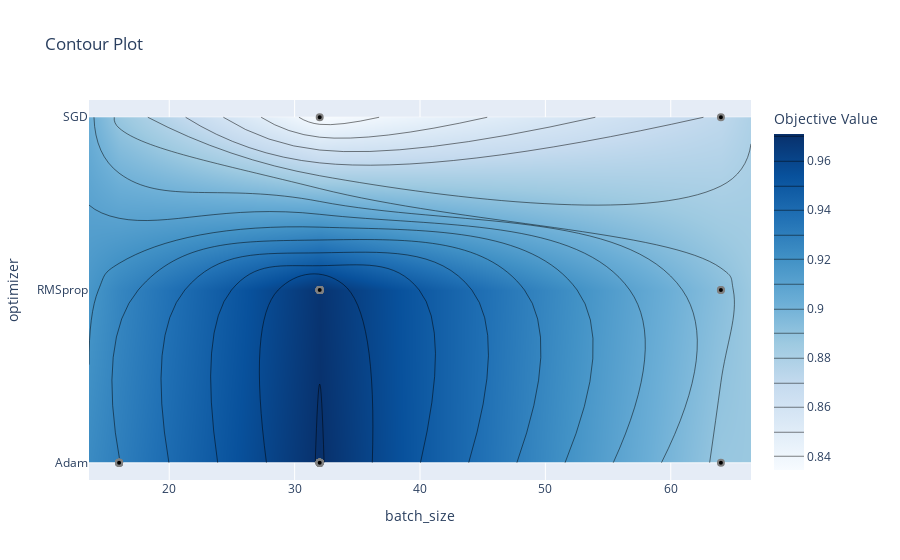

Write notebook code for a chart like this one.
### Code cell
optuna.visualization.plot_contour(study, params=["batch_size", "optimizer"])

### Figure 1 — Plotly figure (JSON) as saved in the notebook; plotly's stock layout.template omitted (floating-point values rounded to 4 significant figures)
{"data": [{"colorbar": {"title": {"text": "Objective Value"}}, "colorscale": [[0, "rgb(247,251,255)"], [0.125, "rgb(222,235,247)"], [0.25, "rgb(198,219,239)"], [0.375, "rgb(158,202,225)"], [0.5, "rgb(107,174,214)"], [0.625, "rgb(66,146,198)"], [0.75, "rgb(33,113,181)"], [0.875, "rgb(8,81,156)"], [1, "rgb(8,48,107)"]], "connectgaps": true, "contours": {"coloring": "heatmap"}, "hoverinfo": "none", "line": {"smoothing": 1.3}, "reversescale": false, "type": "contour", "x": [13.6, 16, 32, 64, 66.4], "y": ["Adam", "RMSprop", "SGD"], "z": [[null, 0.9298, 0.9709, 0.8877, null], [null, null, 0.9689, 0.8927, null], [null, null, 0.8345, 0.8716, null]]}, {"marker": {"color": "black", "line": {"color": "Gray", "width": 2}}, "mode": "markers", "name": "Feasible Trial", "showlegend": false, "type": "scatter", "x": [32, 64, 64, 32, 64, 16, 32, 16, 16, 16, 16, 16, 32, 32, 16, 16, 32, 64, 32, 32, 32, 32, 32, 32, 32, 32, 32, 32, 32, 32, 32, 32, 32, 32, 32, 32, 32, 32, 32, 32, 32, 32, 32, 32, 32, 32, 32, 32, 32, 32, 32, 32, 32, 32, 32, 32, 32], "y": ["SGD", "SGD", "Adam", "RMSprop", "RMSprop", "Adam", "Adam", "Adam", "Adam", "Adam", "Adam", "Adam", "Adam", "Adam", "Adam", "Adam", "Adam", "RMSprop", "Adam", "Adam", "Adam", "Adam", "Adam", "Adam", "Adam", "Adam", "Adam", "Adam", "Adam", "Adam", "Adam", "Adam", "Adam", "Adam", "RMSprop", "RMSprop", "RMSprop", "RMSprop", "RMSprop", "RMSprop", "RMSprop", "RMSprop", "RMSprop", "RMSprop", "RMSprop", "RMSprop", "RMSprop", "RMSprop", "RMSprop", "RMSprop", "RMSprop", "RMSprop", "RMSprop", "RMSprop", "RMSprop", "RMSprop", "RMSprop"]}, {"marker": {"color": "#cccccc", "line": {"color": "Gray", "width": 2}}, "mode": "markers", "name": "Infeasible Trial", "showlegend": false, "type": "scatter", "x": [], "y": []}], "layout": {"title": {"text": "Contour Plot"}, "xaxis": {"range": [13.6, 66.4], "title": {"text": "batch_size"}}, "yaxis": {"range": [-0.1, 2.1], "title": {"text": "optimizer"}, "type": "category"}}}
